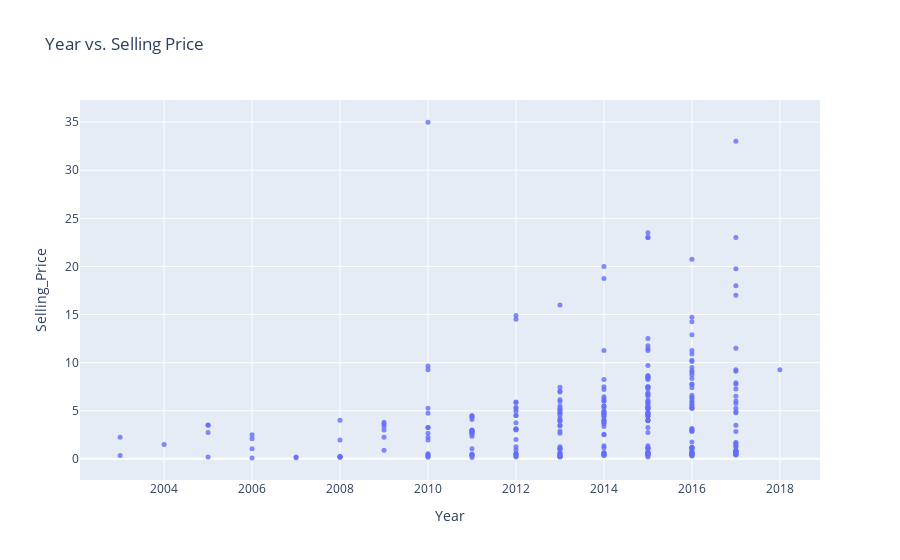

The cell this chart's notebook holds for it:
### Markdown cell above
Gördüğümüz gibi, mevcut fiyat ne kadar büyükse, satış fiyatı da o kadar büyük oluyor.

### Code cell
fig = px.scatter(car_data, 
                 x='Year',
                 y='Selling_Price', 
                 opacity=0.8, 
                 title='Year vs. Selling Price')
fig.update_traces(marker_size=5)
fig.show()

### Figure 1 — Plotly figure (JSON) as saved in the notebook; plotly's stock layout.template omitted (floating-point values rounded to 4 significant figures; data arrays with more than 128 entries replaced by an {"elided": "..."} marker saying what was removed)
{"data": [{"hovertemplate": "Year=%{x}<br>Selling_Price=%{y}<extra></extra>", "legendgroup": "", "marker": {"color": "#636efa", "opacity": 0.8, "size": 5, "symbol": "circle"}, "mode": "markers", "name": "", "orientation": "v", "showlegend": false, "type": "scatter", "x": {"elided": "301 int values"}, "xaxis": "x", "y": {"elided": "301 float values"}, "yaxis": "y"}], "layout": {"legend": {"tracegroupgap": 0}, "title": {"text": "Year vs. Selling Price"}, "xaxis": {"anchor": "y", "domain": [0, 1], "title": {"text": "Year"}}, "yaxis": {"anchor": "x", "domain": [0, 1], "title": {"text": "Selling_Price"}}}}
